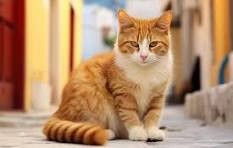
#> input picture assets/cat.jpg, 233 x 148 px
$ python main.py
#> lines starting #> are read from the running program, lines starting #| are printed output that depends on the picture
import cv2
import numpy as np
import matplotlib.pyplot as plt

img = cv2.imread("../assets/cat.jpg")
#> img is the input picture: shape (148, 233, 3); mean B, G, R 109.6, 143.4, 182.5
img_rgb = cv2.cvtColor(img, cv2.COLOR_BGR2RGB)
gray = cv2.cvtColor(img, cv2.COLOR_BGR2GRAY)
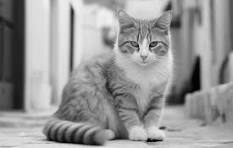
#> gray: shape (148, 233); min 1, max 242, mean 151.3
f = np.fft.fft2(gray)
fshift = np.fft.fftshift(f)
magnitude_spectrum = 20 * np.log(np.abs(fshift) + 1)
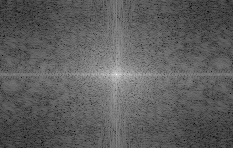
#> magnitude_spectrum: shape (148, 233) float64; min 31.02, max 309.3, mean 133.5; drawn with min black and max white
plt.figure(figsize=(10, 5))
plt.subplot(1, 2, 1)
plt.title("Original image (color)")
plt.imshow(img_rgb)
plt.axis("off")
plt.subplot(1, 2, 2)
plt.title("Magnitude spectrum (Grayscale)")
plt.imshow(magnitude_spectrum, cmap="gray")
plt.axis("off")
plt.show()
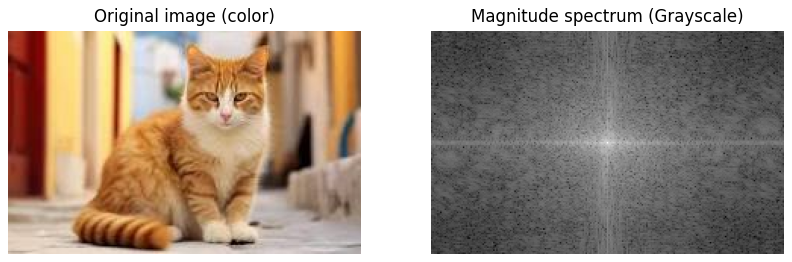
#> figure drawn by matplotlib, 2 panels

$ run again, with assets/flower.jpg copied over assets/cat.jpg
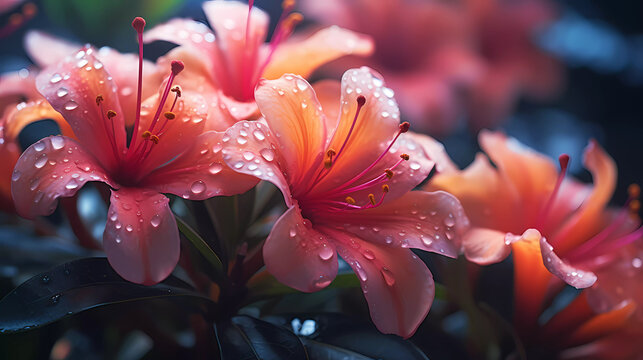
#> input picture assets/flower.jpg, 643 x 360 px
#> img is the input picture: shape (360, 643, 3); mean B, G, R 80.9, 70.5, 117
#> `magnitude_spectrum = 20 * np.log(np.abs(fshift) + 1)`:
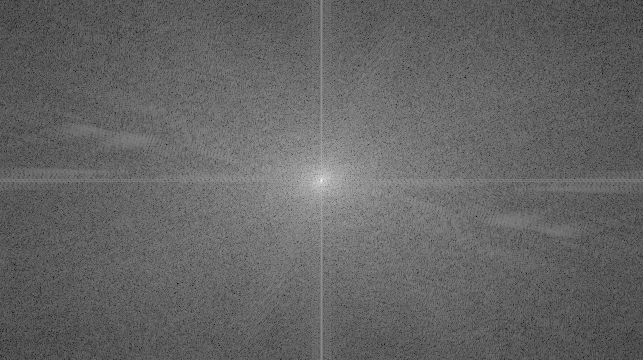
#> magnitude_spectrum: shape (360, 643) float64; min 34.2, max 336, mean 153.7; drawn with min black and max white
#> `plt.show()`:
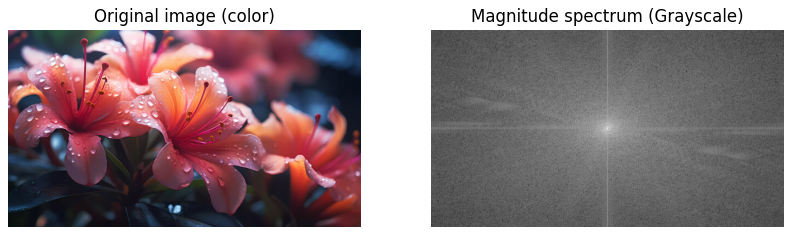
#> figure drawn by matplotlib, 2 panels

$ run again, with assets/parrot.jpg copied over assets/cat.jpg
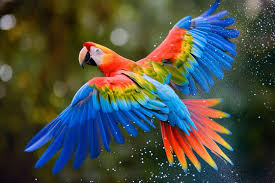
#> input picture assets/parrot.jpg, 275 x 183 px
#> img is the input picture: shape (183, 275, 3); mean B, G, R 68.9, 77.7, 73.1
#> `magnitude_spectrum = 20 * np.log(np.abs(fshift) + 1)`:
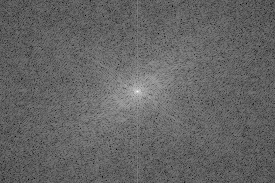
#> magnitude_spectrum: shape (183, 275) float64; min 58.32, max 303, mean 155.2; drawn with min black and max white
#> `plt.show()`:
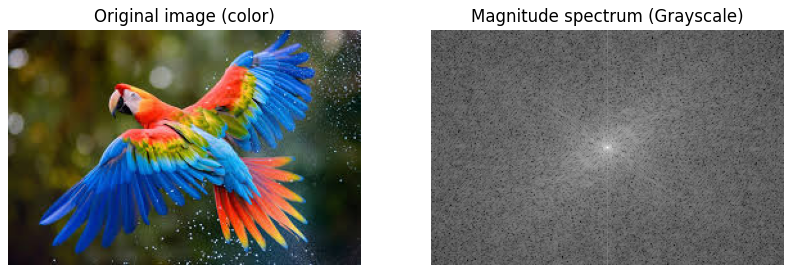
#> figure drawn by matplotlib, 2 panels
